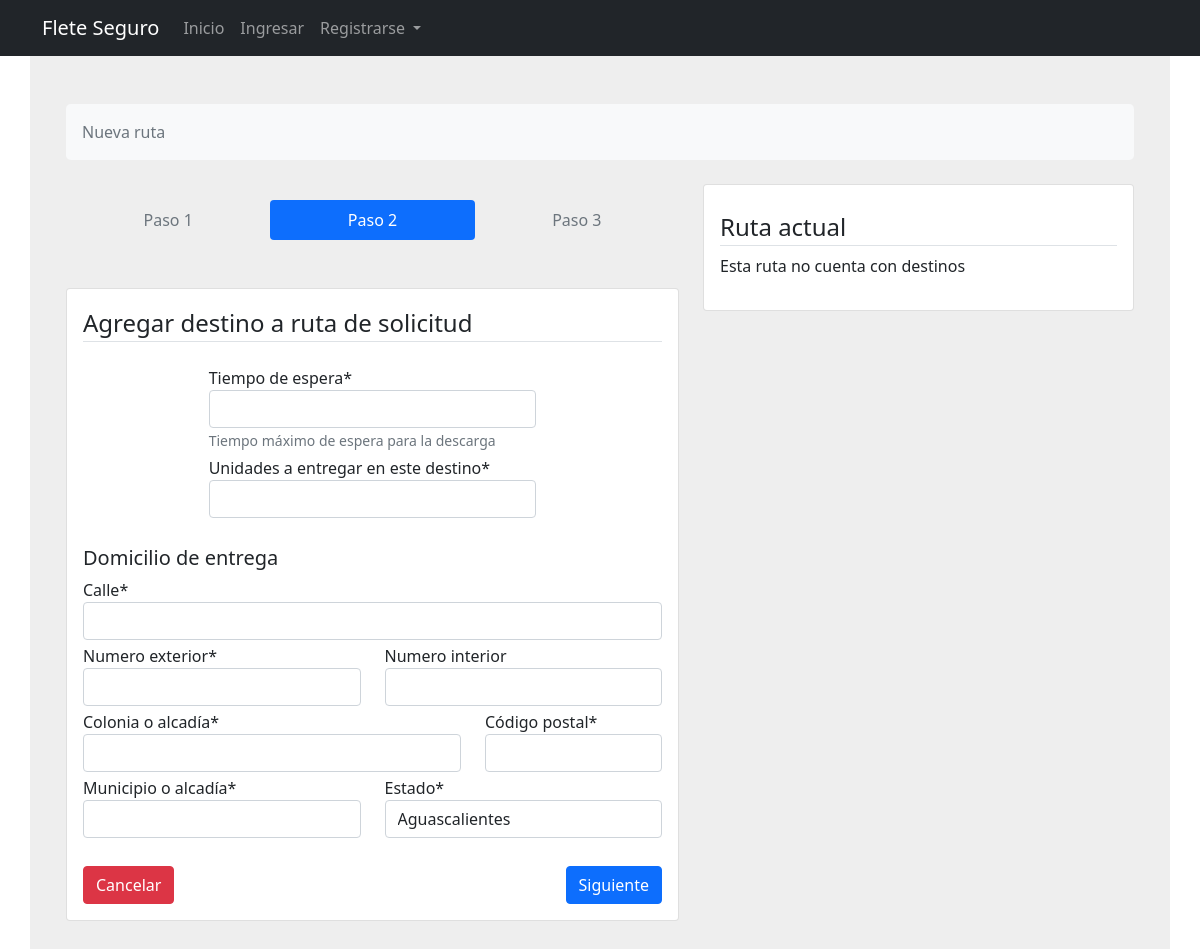
The page /fletes/destino/agregar/1 on the database as committed earlier.
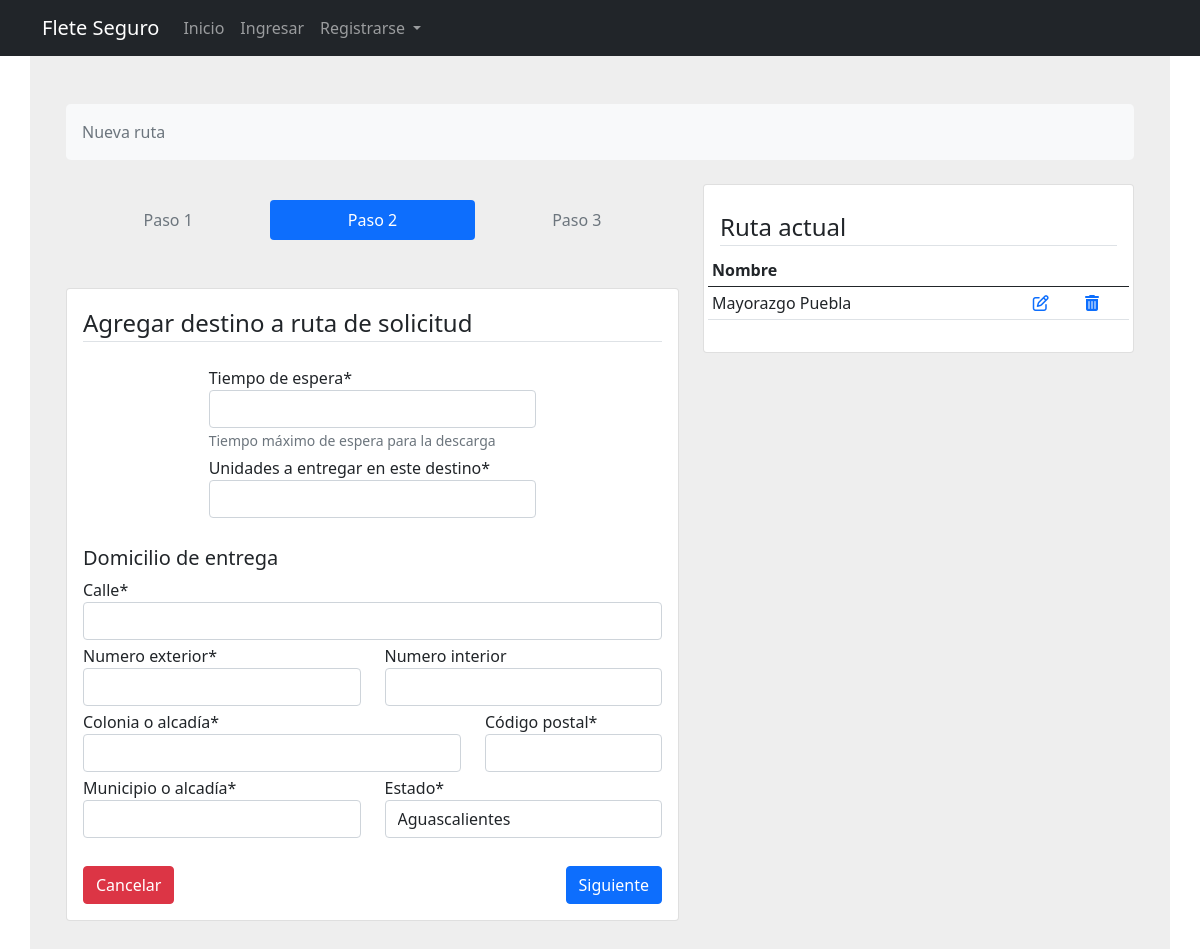
The same page on the database as committed later.
### fletes/models.py (models this page shows)
class Destino(models.Model):
    ruta_id = models.ForeignKey(Ruta, on_delete=models.CASCADE)
    calle = models.CharField(verbose_name="Calle", max_length=100)
    num_ext = models.CharField(verbose_name="Numero exterior", max_length=100)
    num_int = models.CharField(verbose_name="Numero interior", max_length=100, default="", blank=True)
    colonia = models.CharField(verbose_name="Colonia", max_length=100)
    municipio = models.CharField(verbose_name="Municipio o alcadía", max_length=100,)
    cp = models.CharField(verbose_name="Código postal",max_length=100,)
    tiempo_descarga = models.IntegerField(verbose_name="Tiempo máximo para la descarga(min)")
    estado = models.CharField(verbose_name="Estado", choices=ESTADOS, max_length=40, default="Aguascalientes")
    unidades_entregar = models.IntegerField(verbose_name="Unidades a entregar en este destino")
    def __str__(self):
        return f'Destino {self.id} de {self.ruta_id}'

### fletes/views.py (the view, shortened to what this page needs)
# urls.py: path('destino/agregar/<int:pk>', DestinoAgregar.as_view(), name='agregar-destino'),
class DestinoAgregar(CreateView):
    model = Destino
    form_class = DestinoForm
    template_name = 'fletes/ruta.html'
    def get_context_data(self, *args, **kwargs):
        context = super().get_context_data(*args, **kwargs)
        ruta_id = int([i for i in str(self.request.path).split('/') if i][-1])
        print(ruta_id)
        destinos = Destino.objects.filter(ruta_id=ruta_id)
        print(destinos)
        context['destinos'] = destinos
        return context

### fletes/forms.py
class DestinoForm(forms.ModelForm):
    tiempo_descarga = forms.IntegerField(
        label="Tiempo de espera",
        help_text='Tiempo máximo de espera para la descarga',
    )
    colonia = forms.CharField(
        label="Colonia o alcadía",
    )
    unidades_entregar = forms.IntegerField(
        label="Unidades a entregar en este destino",
    )
    class Meta:
        model = Destino
        exclude = ('ruta_id',)

### fletes/models.py (called while the page is built)
    def __str__(self):
        return f'{self.folio}'

    def __str__(self):
        return f'Ruta del folio {self.solicitud_id}'

### fletes/templates/fletes/ruta.html (shortened to what this page needs)
{% extends 'base.html' %}
{% load crispy_forms_tags %}
{% block content %}
    <section style="background-color: #eee;">
        <div class="container py-5 mt-4r">
            <div class="row justify-content-center">
                <div class="col">
                    <nav aria-label="breadcrumb" class="bg-light rounded-3 p-3 mb-4">
                        <ol class="breadcrumb mb-0">
                            <li class="breadcrumb-item active" aria-current="page">Nueva ruta</li>
                        </ol>
                    </nav>
                </div>
            </div>
            <div class="row">
                <div class="col-lg-7 col-md-12 justify-content-center">
                    <nav>
                        <div class="nav nav-pills nav-fill mt-3 mb-5" id="nav-tab" role="tablist">
                          <a class="nav-link disabled" id="step1-tab" data-bs-toggle="tab" >Paso 1</a>
                          <a class="nav-link active" id="step2-tab" data-bs-toggle="tab" href="#step2">Paso 2</a>
                          <a class="nav-link disabled" id="step3-tab" data-bs-toggle="tab" href="#step3">Paso 3</a>
                        </div>
                    </nav>
                    <div class="card mb-4">
                        <div class="card-body">
                            <div class="row">
                                <form method="post" enctype="multipart/form-data">
                                    <fieldset class="form-group">
                                        <legend class="border-bottom mb-4">Agregar destino a ruta de solicitud</legend>
                                    </fieldset>
                                    <div class="row justify-content-center align-items-center">
                                        <div class="form-group col-md-7 mb-1">
                                            {{ form.tiempo_descarga|as_crispy_field }}
                                        </div>
                                        <div class="form-group col-md-7 mb-1">
                                            {{ form.unidades_entregar|as_crispy_field }}
                                        </div>
                                    </div>
                                    <p class="h5 mt-4">Domicilio de entrega</p>
                                    <div class="row justify-content-center align-items-center">
                                        <div class="form-group col-md-12 mb-1">
                                            {{ form.calle|as_crispy_field }}
                                        </div>
                                    </div>
                                    <div class="row justify-content-center align-items-center">
                                        <div class="form-group col-md-6 mb-1">
                                            {{ form.num_ext|as_crispy_field }}
                                        </div>
                                        <div class="form-group col-md-6 mb-1">
                                            {{ form.num_int|as_crispy_field }}
                                        </div>
                                    </div>
                                    <div class="row justify-content-center align-items-center">
                                        <div class="form-group col-md-8 mb-1">
                                            {{ form.colonia|as_crispy_field }}
                                        </div>
                                        <div class="form-group col-md-4 mb-1">
                                            {{ form.cp|as_crispy_field }}
                                        </div>
                                    </div>
                                    <div class="row justify-content-center align-items-center">
                                        <div class="form-group col-md-6 mb-1">
                                            {{ form.municipio|as_crispy_field }}
                                        </div>
                                        <div class="form-group col-md-6 mb-1">
                                            {{ form.estado|as_crispy_field }}
                                        </div>
                                    </div>
                                    <div class="row justify-content-between mt-4">
                                        <div class="col-auto"><a href="{% url 'profile-cliente' pk=user.id %}"><button class="btn btn-danger">Cancelar</button></a></div>
                                        <div class="col-auto">
                                          <button type="submit" class="btn btn-primary">Siguiente</button>
                                        </div>
                                    </div>
                                </form>
                            </div>
                        </div>
                    </div>
                </div>
                <div class="col-lg-5 col-md-12 justify-content-center">
                    <div class="card">
                        <div class="card-body">
                            <div class="row">
                                <fieldset class="form-group">
                                    <legend class="border-bottom mt-2">Ruta actual</legend>
                                </fieldset>
                                {% if destinos %}
                                <table class="table table-sm">
                                    <thead>
                                    <tr>
                                        <th scope="col">Nombre</th>
                                        <th scope="col"></th>
                                        <th scope="col"></th>
                                    </tr>
                                    </thead>
                                    <tbody>
                                        {% for destino in destinos %}
                                        <tr>
                                            <td>{{ destino.colonia }} {{ destino.estado }} </td>
                                            <td><a href=""><i class="far fa-edit"></i></a></td>
                                            <td><a href="" class="confirm-delete" title="Delete" data-toggle="modal" data-target="#confirmDeleteModal" id="deleteButton{{contacto.id}}"><i class="fas fa-trash-alt"></i></a></td>
                                        </tr>
                                        {% endfor %}
                                    </tbody>
                                </table>
                                {% else %}
                                <p>Esta ruta no cuenta con destinos</p>
                                {% endif %}
                            </div>
                        </div>
                    </div>
                </div>
            </div>
        </div>
    </section>
{% endblock content %}

### templates/base.html (shortened to what this page needs)
{% load static %}
<!DOCTYPE html>
<html lang="en" dir="ltr">
<head>
  <link href="https://cdn.jsdelivr.net/npm/bootstrap@5.0.2/dist/css/bootstrap.min.css" rel="stylesheet">
  <link href="https://getbootstrap.com/docs/5.0/examples/features/features.css" rel="stylesheet">
</head>
  <body>
    {% include 'includes/header.html' %}
    <main role="main" class="container">
      <div class="row">
        {% block content %}{% endblock %}
    </main>
  </body>
</html>

### templates/includes/header.html (shortened to what this page needs)
<header class="site-header">
    <nav class="navbar navbar-expand-lg navbar-dark bg-dark">
        <div class="container">
          <a class="navbar-brand" href="{% url 'home' %}">Flete Seguro</a>
          <div class="collapse navbar-collapse" id="navbarScroll">
            <ul class="navbar-nav me-auto my-2 my-lg-0 navbar-nav-scroll" style="--bs-scroll-height: 100px;">
              <li class="nav-item">
                <a class="nav-item nav-link" href="{% url 'home' %}">Inicio</a>
              </li>
              {% if user.is_authenticated %}
              <li class="nav-item">
                <a class="nav-item nav-link" href="{% url 'profile-cliente' pk=user.id %}">Perfil</a>
              </li>
              <li class="nav-item">
                <a class="nav-item nav-link" href="{% url 'logout' %}">Logout</a>
              </li>
              {% else %}
              <li class="nav-item">
                <a class="nav-item nav-link" href="{% url 'login' %}">Ingresar</a>
              </li>
              <li class="nav-item dropdown">
                <a class="nav-link dropdown-toggle" href="#" id="navbarScrollingDropdown" role="button" data-bs-toggle="dropdown" aria-expanded="false">
                  Registrarse
                </a>
                {% endif %}
              </li>
            </ul>
          </div>
        </div>
    </nav>
  </header>

Rows that differ between the two databases and show on the page:
added Destino: colonia "Mayorazgo", estado "Puebla"
Other text that changed with them:
text no longer shown: "Esta ruta no cuenta con destinos"
text now shown: "Nombre"
